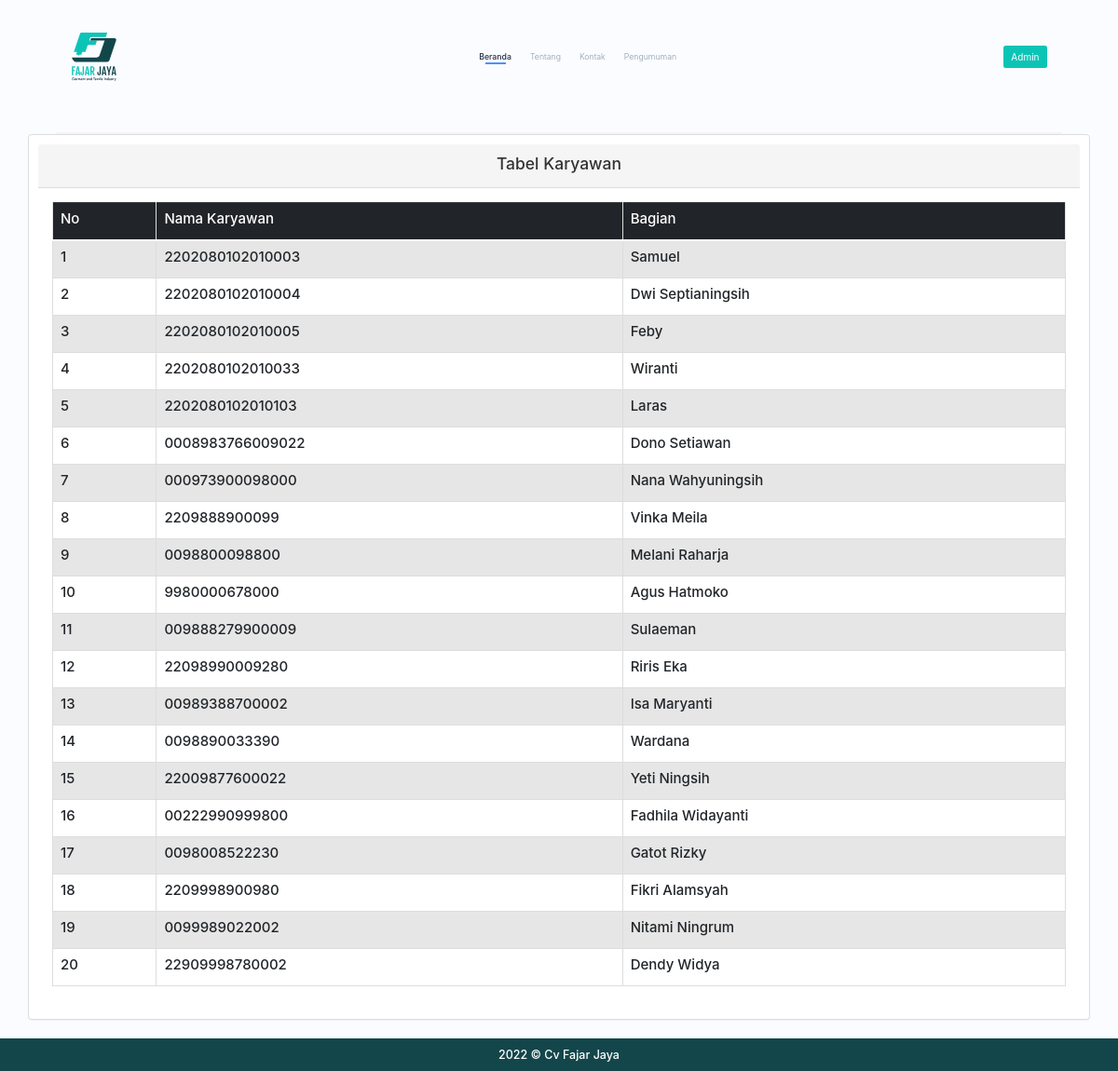
The page /vKaryawan.php on the database its author committed.
### tables this page shows
CREATE TABLE `tab_alternatif` (
  `id_alternatif` int(11) NOT NULL,
  `nik` varchar(25) NOT NULL,
  `nama_alternatif` varchar(50) NOT NULL,
  `bagian` varchar(50) NOT NULL
);

### vKaryawan.php (the view, shortened to what this page needs)
<?php
include ('koneksi.php');
 ?>
<!DOCTYPE html>
<html lang="en">
<head>
    <link href="tampilan/css/bootstrap.min.css" rel="stylesheet">
    <link href="tampilan/font-awesome/css/font-awesome.min.css" rel="stylesheet" type="text/css">
    <link href="https://cdn.jsdelivr.net/npm/bootstrap@5.0.0-beta2/dist/css/bootstrap.min.css" rel="stylesheet"
>
</head>
<body>
    <?php
        include "header1.php";
        ?>
    <link rel="stylesheet" href="https://cdn.jsdelivr.net/npm/bootstrap@4.6.0/dist/css/bootstrap.min.css"
>
    <section>
        <div class="container">
            <div class="row">
                    <div class="panel panel-default"  style="padding: 10px;">
                        <div class="panel-heading text-center">
                            <h3> Tabel Karyawan </h3>
                        </div>
                        <div class="panel-body">
                            <table class="table table-striped table-bordered table-hover">
                                <thead class="table-dark">
                                    <tr>
                                        <th><h4>No</h4></th>
                                        <th><h4>Nama Karyawan</h4></th>
                                        <th><h4>Bagian</h4></th>
                                    </tr>
                                </thead>
                                <tbody>
                                    <?php
                            $sql = $koneksi->query('SELECT * FROM tab_alternatif Order by id_alternatif ');
                            while ($row = $sql->fetch_array()) {
                            ?>
                                    <tr>
                                        <td><h4> <?php echo $row[0] ?></h4></td>
                                        <td><h4><?php echo $row[1] ?></h4></td>
                                        <td><h4><?php echo $row[2] ?></h4></td>
                                    </tr>
                                    <?php } ?>
                                </tbody>
                            </table>
                        </div>
                    </div>
            </div>
    </section>
    <?php
    include "footer.php";
    ?>
</body>
</html>

### header1.php (shortened to what this page needs)
<!DOCTYPE html>
  <html lang="en">
    <head>
<link rel="stylesheet" href="https://maxcdn.bootstrapcdn.com/bootstrap/4.5.2/css/bootstrap.min.css">
    <link rel="stylesheet" type="text/css" href="https://cdn.datatables.net/1.10.19/css/jquery.dataTables.css">
    <link rel="stylesheet" type="text/css"
        href="https://cdn.datatables.net/buttons/1.6.5/css/buttons.dataTables.min.css">
    <link rel="stylesheet" type="text/css" href="https://cdn.datatables.net/1.10.19/css/jquery.dataTables.min.css">
<link href="tampilan/font-awesome/css/font-awesome.min.css" rel="stylesheet" type="text/css">
      <link href="https://cdn.jsdelivr.net/npm/bootstrap@5.0.0-beta2/dist/css/bootstrap.min.css" rel="stylesheet">
    </head>
    <body>
       <section class="h-100 w-100" style="
				box-sizing: border-box;
				position: relative;
				background-color: #FAFCFF;
			">
    <div class="header-3-3 container-xxl mx-auto p-0 position-relative" style="font-family: 'Poppins', sans-serif">
      <nav class="navbar navbar-expand-lg navbar-light">
        <a href="index.php">
          <img style="margin-right: 0.75rem; height: 80px; width: 80px; "
            src="tampilan/img/logo.svg" alt="" />
        </a>
        <div class="collapse navbar-collapse" id="navbarTogglerDemo">
          <ul class="navbar-nav mx-auto mt-2 mt-lg-0">
            <li class="nav-item active position-relative">
              <a class="nav-link main=" style="color: #243142;" href="index.php">Beranda</a>
            </li>
            <li class="nav-item position-relative">
              <a class="nav-link" href="tentang.php">Tentang</a>
            </li>
            <li class="nav-item position-relative">
              <a class="nav-link" href="kontak.php">Kontak</a>
            </li>
            <li class="nav-item position-relative">
              <a class="nav-link" href="vHastop.php">Pengumuman</a>
            </li>
          </ul>
		  <a class="btn text-white" style="background-color: #0cc4b6;" href="login.php" role="button">
							Admin
</a>
		</div>
      </nav>
      <div class="hr">
        <hr style="
							border-color: #F4F4F4;
							background-color: #F4F4F4;
							opacity: 1;
							margin: 0 !important;
						" />
      </div>

### footer.php
<footer class="text-center" style="background-color: #13464b;">
      <div class="footer-below">
        <div class="container">
          <div class="row">
            <div class="col-lg-12" >
            <h5 style="margin: 10px; color: white;" class="text-white">2022 © Cv Fajar Jaya</h5>
              </h4>           </div>
          </div>
        </div>
      </div>
    </footer>

### header1.php (style rules this page uses)
.header-3-3 .navbar { padding: 2rem 2rem; }
.header-3-3 .navbar-light .navbar-nav .nav-link { font: 300 0.875rem/1.5rem Poppins, sans-serif; color: #8B9CAF; padding: 0rem 1.25rem 0rem 0rem; margin-right: 0; margin-left: 0; }
.header-3-3 .navbar-light .navbar-nav .active { position: relative; width: fit-content; }
.header-3-3 .navbar-light .navbar-nav .active>.nav-link, .header-3-3 .navbar-light .navbar-nav .nav-link.active, .header-3-3 .navbar-light .navbar-nav .nav-link.show, .header-3-3 .navbar-light .navbar-nav .show>.nav-link { font-weight: 500; }
.header-3-3 .hr { padding-left: 2rem; padding-right: 2rem; }
@media (min-width: 576px) { .header-3-3 .navbar { padding: 2rem; } }
@media (min-width: 768px) { .header-3-3 .navbar { padding: 2rem 4rem; } }
@media (min-width: 768px) { .header-3-3 .hr { padding-left: 4rem; padding-right: 4rem; } }
@media (min-width: 992px) { .header-3-3 .navbar-light .navbar-nav .active:before { content: ""; position: absolute; margin-left: auto; margin-right: auto; left: 0; right: 0; text-align: center; bottom: 0; height: 0px; width: 80%; border-bottom: 2px solid #4E91F9; } }
@media (min-width: 992px) { .header-3-3 .navbar { padding: 2rem 6rem; } }
@media (min-width: 992px) { .header-3-3 .navbar-light .navbar-nav .nav-link { padding: 0; margin-right: 1rem; margin-left: 1rem; } }
@media (min-width: 992px) { .header-3-3 .navbar-light .navbar-nav .active:before { width: 40%; } }
@media (min-width: 992px) { .header-3-3 .hr { padding-left: 6rem; padding-right: 6rem; } }

### vKaryawan.php (style rules this page uses)
* { font-family: 'Inter', sans-serif !important; }

### rows shown on the page
tab_alternatif: id_alternatif "1", nik "2202080102010003", nama_alternatif "Samuel"
tab_alternatif: id_alternatif "2", nik "2202080102010004", nama_alternatif "Dwi Septianingsih"
tab_alternatif: id_alternatif "3", nik "2202080102010005", nama_alternatif "Feby"
tab_alternatif: id_alternatif "4", nik "2202080102010033", nama_alternatif "Wiranti"
tab_alternatif: id_alternatif "5", nik "2202080102010103", nama_alternatif "Laras"
tab_alternatif: id_alternatif "6", nik "0008983766009022", nama_alternatif "Dono Setiawan"
tab_alternatif: id_alternatif "7", nik "000973900098000", nama_alternatif "Nana Wahyuningsih"
tab_alternatif: id_alternatif "8", nik "2209888900099", nama_alternatif "Vinka Meila"
tab_alternatif: id_alternatif "9", nik "0098800098800", nama_alternatif "Melani Raharja"
tab_alternatif: id_alternatif "10", nik "9980000678000", nama_alternatif "Agus Hatmoko"
tab_alternatif: id_alternatif "11", nik "009888279900009", nama_alternatif "Sulaeman"
tab_alternatif: id_alternatif "12", nik "22098990009280", nama_alternatif "Riris Eka"
tab_alternatif: id_alternatif "13", nik "00989388700002", nama_alternatif "Isa Maryanti"
tab_alternatif: id_alternatif "14", nik "0098890033390", nama_alternatif "Wardana"
tab_alternatif: id_alternatif "15", nik "22009877600022", nama_alternatif "Yeti Ningsih"
tab_alternatif: id_alternatif "16", nik "00222990999800", nama_alternatif "Fadhila Widayanti"
tab_alternatif: id_alternatif "17", nik "0098008522230", nama_alternatif "Gatot Rizky"
tab_alternatif: id_alternatif "18", nik "2209998900980", nama_alternatif "Fikri Alamsyah"
tab_alternatif: id_alternatif "19", nik "0099989022002", nama_alternatif "Nitami Ningrum"
tab_alternatif: id_alternatif "20", nik "22909998780002", nama_alternatif "Dendy Widya"
